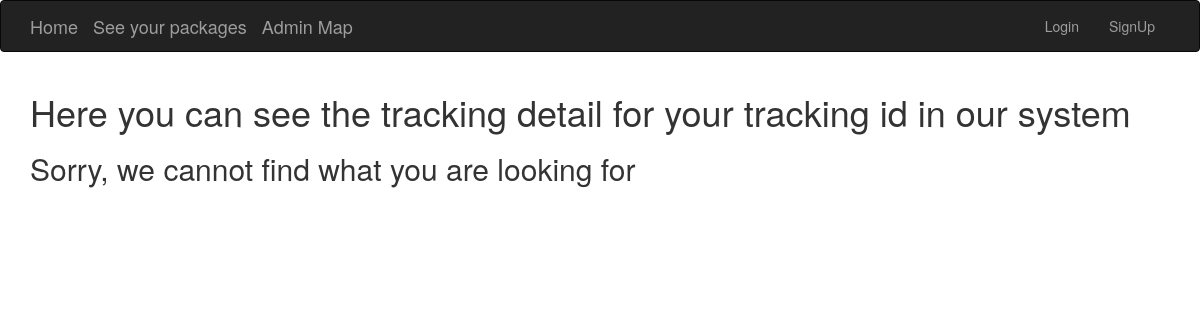
The app's page /apps/tracking_detail/3, older data.
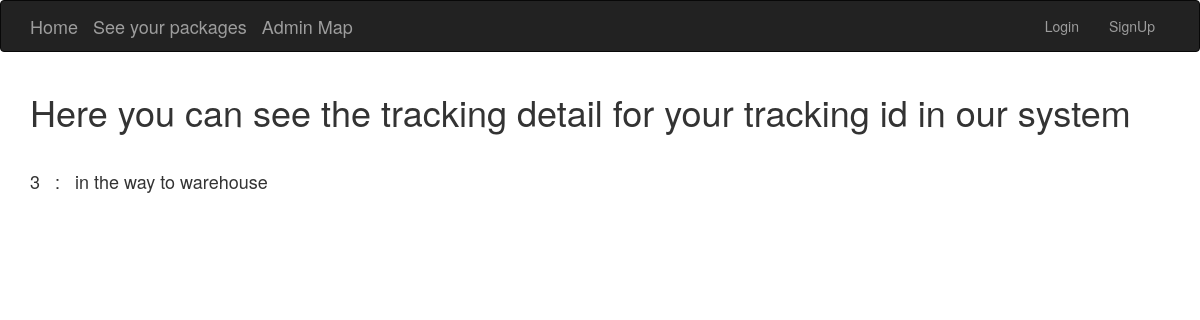
The same page, newer data.
### apps/models.py (models this page shows, shortened)
class Tracking(models.Model):
    trunk = models.ForeignKey(Trunk, blank=True, null=True, related_name="tracking")
    amazonTransaction = models.OneToOneField(AmazonTransaction, on_delete=models.CASCADE, related_name="tracking")
    to_x = models.IntegerField(blank=True, null=True)
    to_y = models.IntegerField(blank=True, null=True)
    finished = models.BooleanField(default=False)
    assigned_trunk = models.BooleanField(default=False)
    is_prime = models.BooleanField(default=False)

### apps/views.py (the view)
# urls.py: url(r'^tracking_detail/(?P<key>[0-9]+)', views.tracking_detail, name='tracking_detail'),
def tracking_detail(request, key):
    if not Tracking.objects.filter(id=int(key)).exists():
        return render(request, "apps/tracking_detail.html", {"message":"cannot find the tracking id in our system", "not_found":"true"})
    tracking = Tracking.objects.get(id=int(key))
    tracking.strStatus = getStatus(tracking)
    return render(request, "apps/tracking_detail.html", {"tracking":tracking})

### apps/views.py (called while the page is built)
def intToStatus(num):
    if num == 0:
        return "created"
    elif num == 1:
        return "in the way to warehouse"
    elif num == 2:
        return "waiting for loading"
    elif num == 3:
        return "out for delivery"
    else:
        return "delivered"

def getStatus(tracking):
    if tracking.finished:
        return "delivered"
    elif not tracking.assigned_trunk:
        return "created"
    else:
        return intToStatus(tracking.trunk.status)

### apps/templates/apps/tracking_detail.html
{% extends 'base.html' %}
{% block content %}
<h1>Here you can see the tracking detail for your tracking id in our system</h1>
{% if not_found %}
<h2>Sorry, we cannot find what you are looking for</h2>
{% else %}
<br/>
<h4>{{tracking.id}} &nbsp&nbsp: &nbsp&nbsp{{tracking.strStatus}}</h4>
{% endif %}
{% endblock %}

Row changes from the older to the newer data that the page shows:
added Tracking: id "3", strStatus "in the way to warehouse"
Text that changed along with them:
text no longer shown: "Sorry, we cannot find what you are looking for"
